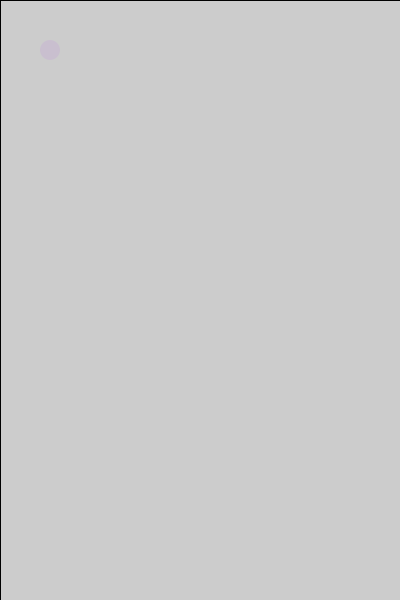
Frame 1 (no input)
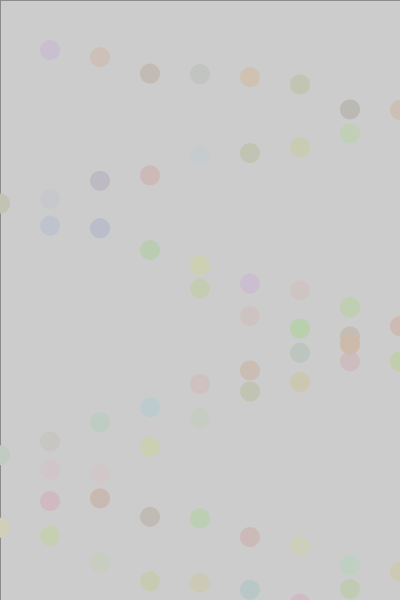
Frame 60 (the mouse pressed at the canvas centre just before this capture)
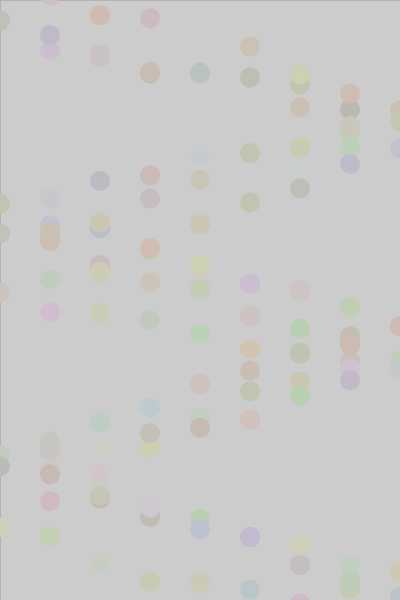
Frame 120 (the mouse held since frame 60 and released just before this capture)

The Processing sketch that drew these frames (run headless with seeded random() and noise(); from frame 60 on, the mouse is pressed at the canvas centre):

// Processing sketch: processing_70018
// ── processing_70018.pde

float x = 50;
float y = 50;

float s1 = 50;
float s2 = 30;

void setup () {
  size (400, 600);
  smooth ();
}

void draw () {
  
  fill (200,5);
  rect (0,0,width,height);
  
  fill (random(185,210), random(185,210), random(165,210));
  noStroke ();
  ellipse (x, y, 20, 20);
  x = x + s1;
  y = y + random (s2);
 
  if ( (x > width-10) || (x < 10) ) {
    s1 = s1 * -1;
  }
  
  if ( (y > height-10) || (y < 10) ) {
    s2 = s2 * -1;
  }
  
}
